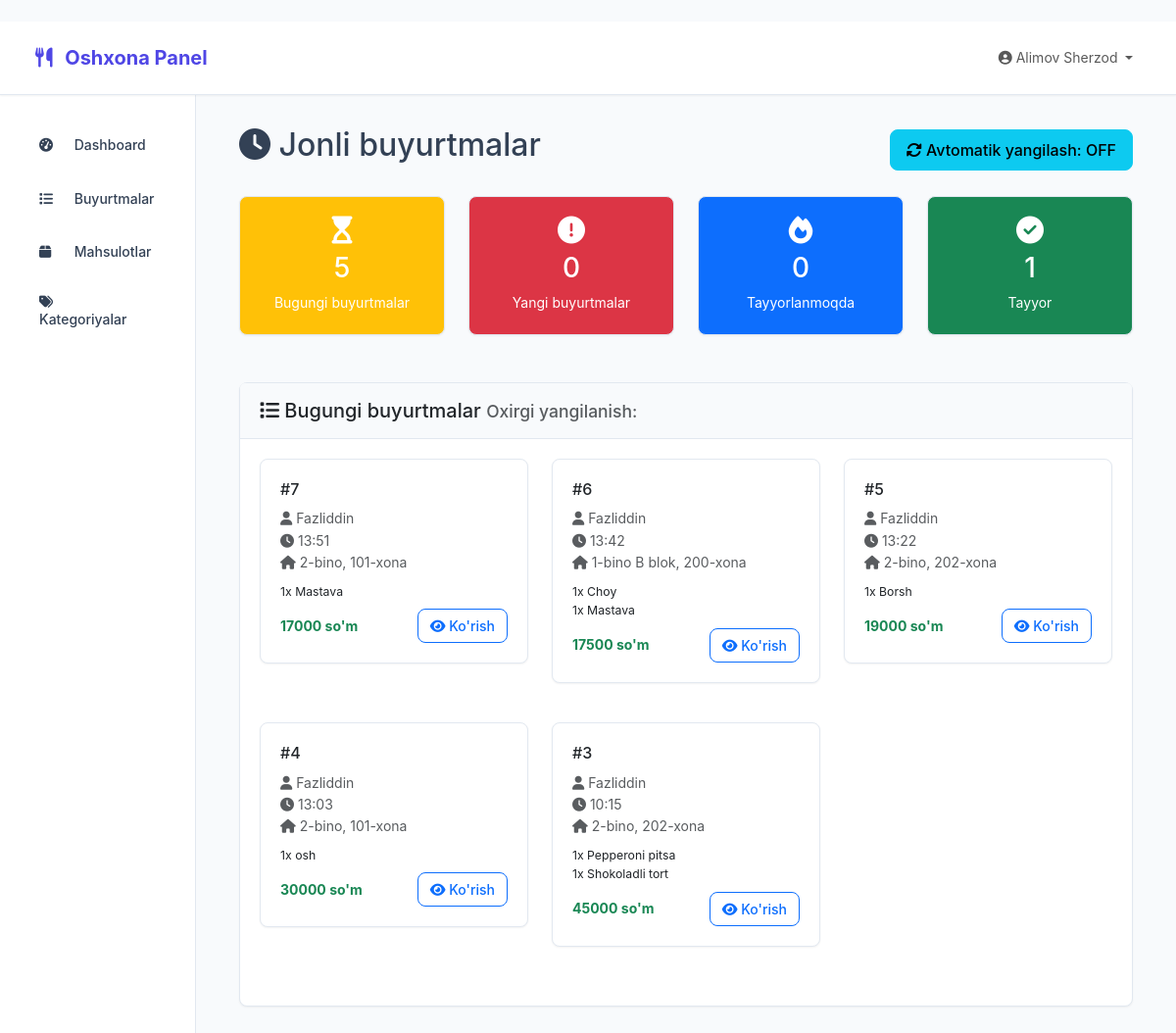
The page /kitchen/live-orders/ (signed in) on the database its author committed.
### users/models.py (models this page shows, shortened)
class User(AbstractUser):
    KITCHEN_STAFF = 'kitchen'
    COURIER = 'courier'
    ADMIN = 'admin'
    ROLE_CHOICES = [
        (KITCHEN_STAFF, 'Oshxona xodimi'),
        (COURIER, 'Kuryer'),
        (ADMIN, 'Administrator'),
    ]
    role = models.CharField(
        max_length=20,
        choices=ROLE_CHOICES,
        default=KITCHEN_STAFF,
        verbose_name='Rol'
    )
    phone_number = models.CharField(
        max_length=20,
        blank=True,
        null=True,
        verbose_name='Telefon raqami'
    )
    address = models.TextField(
        blank=True,
        null=True,
        verbose_name='Manzil'
    )
    is_active_worker = models.BooleanField(
        default=True,
        verbose_name='Faol xodim'
    )
    created_at = models.DateTimeField(
        auto_now_add=True,
        verbose_name='Yaratilgan sana'
    )
    updated_at = models.DateTimeField(
        auto_now=True,
        verbose_name='Yangilangan sana'
    )
    plain_password = models.CharField(
        max_length=128,
        blank=True,
        null=True,
        verbose_name='Ochiq parol'
    )
    class Meta:
        verbose_name = 'Foydalanuvchi'
        verbose_name_plural = 'Foydalanuvchilar'
        db_table = 'users_user'

### bot/models.py (models this page shows, shortened)
class Order(models.Model):
    STATUS_CHOICES = [
        ('pending', 'Kutilmoqda'),
        ('confirmed', 'Tasdiqlandi'),
        ('preparing', 'Tayyorlanmoqda'),
        ('delivering', 'Yetkazilmoqda'),
        ('delivered', 'Yetkazildi'),
        ('completed', 'Bajarildi'),
        ('cancelled', 'Bekor qilindi'),
    ]
    PAYMENT_CHOICES = [
        ('cash', 'Naqd pul'),
        ('card', 'Plastik karta'),
        ('online', 'Online to\'lov'),
    ]
    user = models.ForeignKey(TelegramUser, on_delete=models.CASCADE, verbose_name="Foydalanuvchi")
    dormitory = models.ForeignKey('Dormitory', on_delete=models.SET_NULL, blank=True, null=True, verbose_name="Yotoqxona")
    status = models.CharField(max_length=20, choices=STATUS_CHOICES, default='pending', verbose_name="Holat")
    payment_method = models.CharField(max_length=20, choices=PAYMENT_CHOICES, default='cash', verbose_name="To'lov usuli")
    delivery_address = models.TextField(verbose_name="Yetkazib berish manzili")
    room_number = models.CharField(max_length=20, blank=True, null=True, verbose_name="Xona raqami")
    phone_number = models.CharField(max_length=20, verbose_name="Telefon raqam")
    delivery_time = models.DateTimeField(blank=True, null=True, verbose_name="Yetkazib berish vaqti")
    total_amount = models.DecimalField(max_digits=10, decimal_places=2, verbose_name="Umumiy summa")
    delivery_fee = models.DecimalField(max_digits=10, decimal_places=2, default=0, verbose_name="Yetkazib berish haqi")
    notes = models.TextField(blank=True, verbose_name="Izohlar")
    created_at = models.DateTimeField(auto_now_add=True, verbose_name="Buyurtma vaqti")
    updated_at = models.DateTimeField(auto_now=True, verbose_name="Yangilangan vaqt")
    class Meta:
        verbose_name = "Buyurtma"
        verbose_name_plural = "Buyurtmalar"
        ordering = ['-created_at']

class TelegramUser(models.Model):
    user_id = models.BigIntegerField(unique=True, verbose_name="Telegram ID")
    username = models.CharField(max_length=100, blank=True, null=True, verbose_name="Username")
    first_name = models.CharField(max_length=100, blank=True, null=True, verbose_name="Ism")
    last_name = models.CharField(max_length=100, blank=True, null=True, verbose_name="Familiya")
    phone_number = models.CharField(max_length=20, blank=True, null=True, verbose_name="Telefon raqam")
    full_name = models.CharField(max_length=200, blank=True, null=True, verbose_name="To'liq ism")
    age = models.PositiveIntegerField(blank=True, null=True, verbose_name="Yosh")
    dormitory = models.ForeignKey('Dormitory', on_delete=models.SET_NULL, blank=True, null=True, verbose_name="Yotoqxona")
    room_number = models.CharField(max_length=20, blank=True, null=True, verbose_name="Xona raqami")
    is_registered = models.BooleanField(default=False, verbose_name="Ro'yxatdan o'tgan")
    registration_date = models.DateTimeField(blank=True, null=True, verbose_name="Ro'yxatdan o'tgan sana")
    is_active = models.BooleanField(default=True, verbose_name="Faol")
    created_at = models.DateTimeField(auto_now_add=True, verbose_name="Qo'shilgan vaqt")
    class Meta:
        verbose_name = "Foydalanuvchi"
        verbose_name_plural = "Foydalanuvchilar"
    def get_display_name(self):
        return self.full_name or self.first_name or self.username or "Foydalanuvchi"

class OrderItem(models.Model):
    order = models.ForeignKey(Order, on_delete=models.CASCADE, related_name='items', verbose_name="Buyurtma")
    product = models.ForeignKey(Product, on_delete=models.CASCADE, verbose_name="Mahsulot")
    quantity = models.PositiveIntegerField(verbose_name="Miqdor")
    price = models.DecimalField(max_digits=10, decimal_places=2, verbose_name="Narx")
    class Meta:
        verbose_name = "Buyurtma mahsuloti"
        verbose_name_plural = "Buyurtma mahsulotlari"

class Product(models.Model):
    name = models.CharField(max_length=200, verbose_name="Mahsulot nomi")
    description = models.TextField(verbose_name="Tavsif")
    price = models.DecimalField(max_digits=10, decimal_places=2, verbose_name="Narx")
    category = models.ForeignKey(Category, on_delete=models.CASCADE, verbose_name="Kategoriya")
    image = models.ImageField(upload_to='products/', blank=True, null=True, verbose_name="Rasm")
    is_available = models.BooleanField(default=True, verbose_name="Mavjud")
    created_at = models.DateTimeField(auto_now_add=True, verbose_name="Yaratilgan vaqt")
    class Meta:
        verbose_name = "Mahsulot"
        verbose_name_plural = "Mahsulotlar"

### kitchen/product_views.py (the view)
# urls.py: path('live-orders/', product_views.live_orders, name='live_orders'),
@login_required
def live_orders(request):
    try:
        kitchen_staff = KitchenStaff.objects.get(user=request.user)
    except KitchenStaff.DoesNotExist:
        messages.error(request, "Siz oshxona xodimi emassiz!")
        return redirect('admin:index')
    from django.utils import timezone
    today = timezone.now().date()
    from bot.models import Order
    orders = Order.objects.filter(
        created_at__date=today
    ).select_related('user', 'dormitory', 'orderprogress').prefetch_related(
        'items__product'
    ).order_by('-created_at')
    context = {
        'orders': orders,
        'page_title': 'Jonli buyurtmalar',
    }
    return render(request, 'kitchen/live_orders.html', context)

### templates/kitchen/live_orders.html (shortened to what this page needs)
{% extends 'kitchen/base.html' %}
{% block content %}
<div class="container-fluid">
    <div class="row">
        <div class="col-12">
            <div class="d-flex justify-content-between align-items-center mb-4">
                <h2><i class="fas fa-clock"></i> Jonli buyurtmalar</h2>
                <div class="btn-group">
                    <button type="button" class="btn btn-info" onclick="autoRefresh()">
                        <i class="fas fa-sync-alt"></i> Avtomatik yangilash: <span id="refresh-status">OFF</span>
                    </button>
                </div>
            </div>
        </div>
    </div>
    <div class="row mb-4">
        <div class="col-md-3">
            <div class="card bg-warning text-white">
                <div class="card-body text-center">
                    <i class="fas fa-hourglass-start fa-2x mb-2"></i>
                    <h3>{{ orders|length }}</h3>
                    <p class="mb-0">Bugungi buyurtmalar</p>
                </div>
            </div>
        </div>
        <div class="col-md-3">
            <div class="card bg-danger text-white">
                <div class="card-body text-center">
                    <i class="fas fa-exclamation-circle fa-2x mb-2"></i>
                    <h3 id="new-orders">0</h3>
                    <p class="mb-0">Yangi buyurtmalar</p>
                </div>
            </div>
        </div>
        <div class="col-md-3">
            <div class="card bg-primary text-white">
                <div class="card-body text-center">
                    <i class="fas fa-fire fa-2x mb-2"></i>
                    <h3 id="preparing-orders">0</h3>
                    <p class="mb-0">Tayyorlanmoqda</p>
                </div>
            </div>
        </div>
        <div class="col-md-3">
            <div class="card bg-success text-white">
                <div class="card-body text-center">
                    <i class="fas fa-check-circle fa-2x mb-2"></i>
                    <h3 id="ready-orders">0</h3>
                    <p class="mb-0">Tayyor</p>
                </div>
            </div>
        </div>
    </div>
    <div class="card">
        <div class="card-header">
            <h5 class="card-title mb-0">
                <i class="fas fa-list"></i> Bugungi buyurtmalar
                <small class="text-muted">Oxirgi yangilanish: </small>
            </h5>
        </div>
        <div class="card-body" id="orders-container">
            {% if orders %}
            <div class="row">
                {% for order in orders %}
                <div class="col-md-6 col-lg-4 mb-3">
                    <div class="card border-left-{% if not order.orderprogress %}danger{% elif order.orderprogress.status == 'preparing' %}primary{% elif order.orderprogress.status == 'ready' %}success{% else %}warning{% endif %}">
                        <div class="card-body">
                            <div class="d-flex justify-content-between align-items-center mb-2">
                                <h6 class="card-title mb-0">
                                    #{{ order.id }}
                                </h6>
                                {% if not order.orderprogress %}
                                    <span class="badge badge-danger">Yangi</span>
                                {% elif order.orderprogress.status == 'preparing' %}
                                    <span class="badge badge-primary">Tayyorlanmoqda</span>
                                {% elif order.orderprogress.status == 'ready' %}
                                    <span class="badge badge-success">Tayyor</span>
                                {% else %}
                                    <span class="badge badge-warning">{{ order.orderprogress.get_status_display }}</span>
                                {% endif %}
                            </div>
                            <p class="text-muted mb-2">
                                <i class="fas fa-user"></i> {{ order.user.get_display_name }}
                                <br>
                                <i class="fas fa-clock"></i> {{ order.created_at|date:"H:i" }}
                                <br>
                                <i class="fas fa-home"></i> {{ order.delivery_address }}
                            </p>
                            <div class="mb-2">
                                {% for item in order.items.all %}
                                <small class="d-block">
                                    {{ item.quantity }}x {{ item.product.name }}
                                </small>
                                {% endfor %}
                            </div>
                            <div class="d-flex justify-content-between align-items-center">
                                <strong class="text-success">{{ order.total_amount|floatformat:0 }} so'm</strong>
                                <a href="{% url 'kitchen:order_detail' order.id %}" class="btn btn-sm btn-outline-primary">
                                    <i class="fas fa-eye"></i> Ko'rish
                                </a>
                            </div>
                        </div>
                    </div>
                </div>
                {% endfor %}
            </div>
            {% else %}
            <div class="text-center py-5">
                <i class="fas fa-shopping-cart fa-3x text-muted mb-3"></i>
                <h5 class="text-muted">Bugun hali buyurtmalar yo'q</h5>
                <p class="text-muted">Yangi buyurtmalar kelganda bu yerda ko'rinadi</p>
            </div>
            {% endif %}
        </div>
    </div>
</div>
{% endblock %}

### templates/common_base.html (shortened to what this page needs)
<!DOCTYPE html>
<html lang="uz">
<head>
    <link href="https://cdn.jsdelivr.net/npm/bootstrap@5.3.0/dist/css/bootstrap.min.css" rel="stylesheet">
    <link rel="stylesheet" href="https://cdnjs.cloudflare.com/ajax/libs/font-awesome/6.4.0/css/all.min.css">
</head>
<body>
    <nav class="navbar navbar-expand-lg navbar-light">
        <div class="container-fluid">
            <a class="navbar-brand" href="{% block navbar_home_url %}{% endblock %}" style="cursor: pointer;">
                <i class="{% block navbar_icon %}fas fa-utensils{% endblock %}"></i>
                <span style="cursor: pointer;">{% block navbar_title %}Yetkazib berish tizimi{% endblock %}</span>
            </a>
            <div class="collapse navbar-collapse" id="navbarNav">
                <ul class="navbar-nav ms-auto">
                    <li class="nav-item dropdown">
                        <a class="nav-link dropdown-toggle" href="#" id="userDropdown" role="button" data-bs-toggle="dropdown">
                            <i class="fas fa-user-circle"></i>
                            {{ user.get_full_name|default:user.username }}
                        </a>
                    </li>
                </ul>
            </div>
        </div>
    </nav>
    <div class="container-fluid">
        <div class="row">
            <nav class="col-md-2 d-md-block sidebar">
                <div class="position-sticky">
                    <ul class="nav flex-column">
                        {% block sidebar_menu %}{% endblock %}
                    </ul>
                </div>
            </nav>
            <main class="col-md-10 ms-sm-auto main-content">
                {% block content %}{% endblock %}
            </main>
        </div>
    </div>
</body>
</html>

### rows shown on the page
User: get_full_name "Alimov Sherzod"
Order: id "7", user.get_display_name "Fazliddin", created_at "13:51", delivery_address "2-bino, 101-xona", total_amount "17000"
OrderItem: quantity "1", product.name "Mastava"
Order: id "6", user.get_display_name "Fazliddin", created_at "13:42", delivery_address "1-bino B blok, 200-xona", total_amount "17500"
OrderItem: quantity "1", product.name "Choy"
OrderItem: quantity "1", product.name "Mastava"
Order: id "5", user.get_display_name "Fazliddin", created_at "13:22", delivery_address "2-bino, 202-xona", total_amount "19000"
OrderItem: quantity "1", product.name "Borsh"
Order: id "4", user.get_display_name "Fazliddin", created_at "13:03", delivery_address "2-bino, 101-xona", total_amount "30000"
OrderItem: quantity "1", product.name "osh"
Order: id "3", user.get_display_name "Fazliddin", created_at "10:15", delivery_address "2-bino, 202-xona", total_amount "45000"
OrderItem: quantity "1", product.name "Pepperoni pitsa"
OrderItem: quantity "1", product.name "Shokoladli tort"

### other values the page prints
{{ orders|length }} "5"
